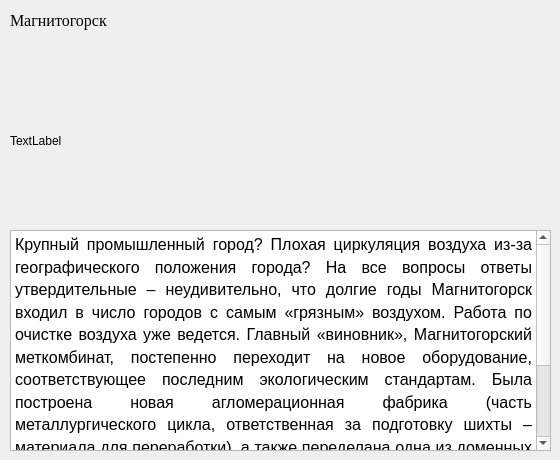
    <widget class="QWidget" name="page_magnitogorsk">
     <widget class="QLabel" name="label_photo_magnitogorsk">
      <property name="geometry">
       <rect>
        <x>10</x>
        <y>50</y>
        <width>541</width>
        <height>181</height>
       </rect>
      </property>
      <property name="text">
       <string>TextLabel</string>
      </property>
     </widget>
     <widget class="QTextEdit" name="textEdit_magnitogorsk">
      <property name="geometry">
       <rect>
        <x>10</x>
        <y>230</y>
        <width>541</width>
        <height>221</height>
       </rect>
      </property>
      <property name="readOnly">
       <bool>true</bool>
      </property>
      <property name="html">
       <string>&lt;!DOCTYPE HTML PUBLIC &quot;-//W3C//DTD HTML 4.0//EN&quot; &quot;http://www.w3.org/TR/REC-html40/strict.dtd&quot;&gt;
&lt;html&gt;&lt;head&gt;&lt;meta name=&quot;qrichtext&quot; content=&quot;1&quot; /&gt;&lt;style type=&quot;text/css&quot;&gt;
p, li { white-space: pre-wrap; }
&lt;/style&gt;&lt;/head&gt;&lt;body style=&quot; font-family:'MS Shell Dlg 2'; font-size:7.8pt; font-weight:400; font-style:normal;&quot;&gt;
&lt;p align=&quot;justify&quot; style=&quot; margin-top:12px; margin-bottom:12px; margin-left:0px; margin-right:0px; -qt-block-indent:0; text-indent:0px; line-height:125%;&quot;&gt;&lt;span style=&quot; font-family:'Times New Roman'; font-size:12pt; color:#000000;&quot;&gt;Крупный промышленный город? Плохая циркуляция воздуха из-за географического положения города? На все вопросы ответы утвердительные – неудивительно, что долгие годы Магнитогорск входил в число городов с самым «грязным» воздухом. Работа по очистке воздуха уже ведется. Главный «виновник», Магнитогорский меткомбинат, постепенно переходит на новое оборудование, соответствующее последним экологическим стандартам. Была построена новая агломерационная фабрика (часть металлургического цикла, ответственная за подготовку шихты – материала для переработки), а также переделана одна из доменных печей, что позволило сократить число выбросов более чем на 2 тонны. Конечно, в масштабах города число мизерное, однако лиха беда начало. А экологи присвоили воздуху Магнитогорска просто «высокий» уровень загрязнения, тогда как все предыдущие годы он был «очень высокий».&lt;/span&gt;&lt;/p&gt;&lt;/body&gt;&lt;/html&gt;</string>
      </property>
     </widget>
     <widget class="QLabel" name="label_title_magnitogorsk">
      <property name="geometry">
       <rect>
        <x>10</x>
        <y>0</y>
        <width>151</width>
        <height>41</height>
       </rect>
      </property>
      <property name="font">
       <font>
        <family>Times New Roman</family>
        <pointsize>12</pointsize>
        <weight>12</weight>
        <italic>false</italic>
        <bold>false</bold>
       </font>
      </property>
      <property name="styleSheet">
       <string notr="true">font: 100 12pt &quot;Times New Roman&quot;;</string>
      </property>
      <property name="text">
       <string>Магнитогорск</string>
      </property>
     </widget>
    </widget>
